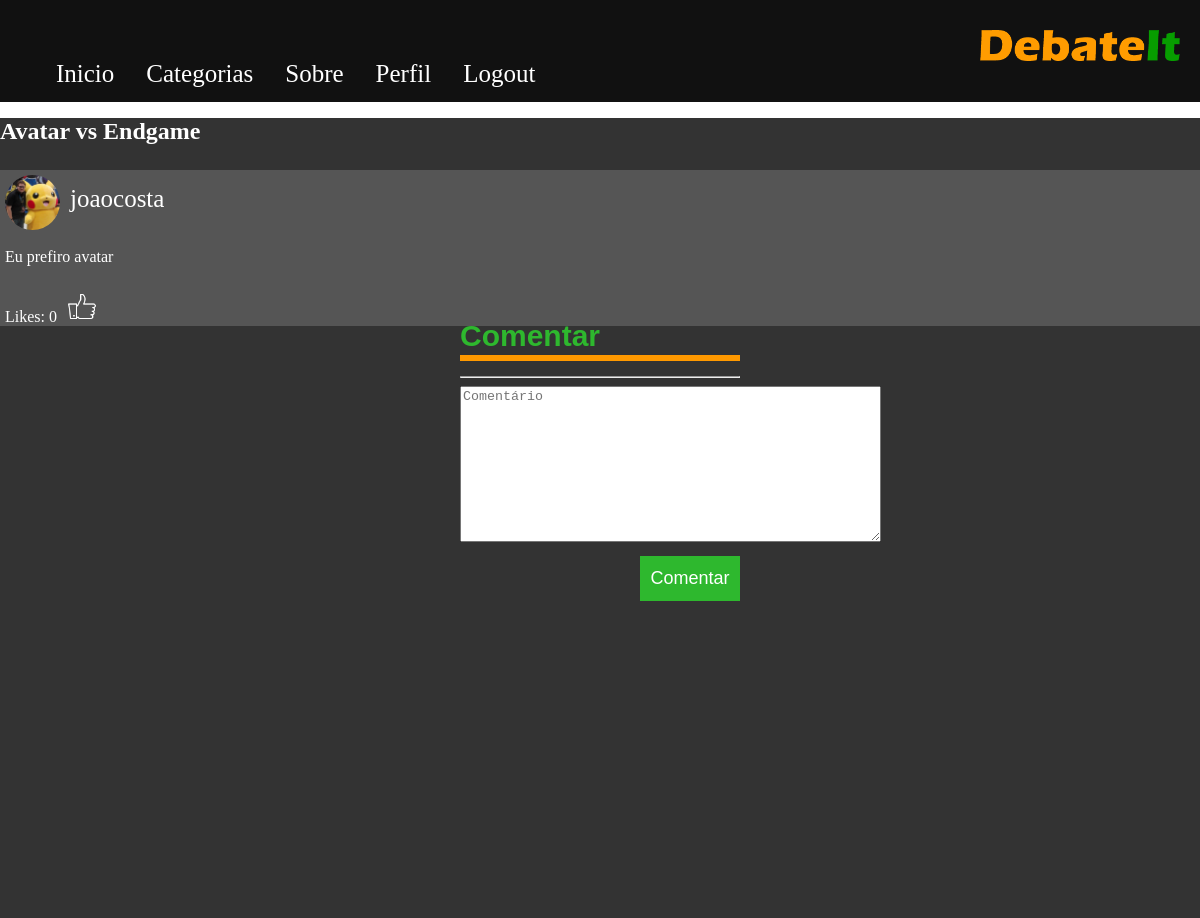
The page /discussion/2/ (signed in) on the database its author committed.
### forum/models.py (models this page shows, shortened)
class Discussion(models.Model):
    title = models.CharField(max_length=100)
    descr = models.TextField(default="")
    owner = models.ForeignKey(User, on_delete=models.CASCADE)
    category = models.ForeignKey(Category, on_delete=models.CASCADE)
    mode = models.ForeignKey(DebateMode, on_delete=models.CASCADE)

class Post(models.Model):
    owner = models.ForeignKey(User, on_delete=models.CASCADE)
    text = models.TextField()
    pub_date = models.DateTimeField("Data de publicação")
    discussion = models.ForeignKey(Discussion, on_delete=models.CASCADE)

class ForumUser(models.Model):
    user = models.OneToOneField(User, on_delete=models.CASCADE)
    pic = models.ImageField(null=True, blank=True)
    age = models.CharField(max_length=100)

### forum/views.py (the view)
# urls.py: url(r'^discussion/(?P<discussion_id>[0-9]+)/$', views.DiscussionDetails, name='forum_discussion'),
def DiscussionDetails(request, discussion_id):
    if request.method == 'POST':
        success = create_post(request.user, request.POST['comment'], discussion_id)
        if success:
            return HttpResponseRedirect(reverse('forum_discussion', args=discussion_id))
    logged_in = request.user.is_authenticated
    discussion = Discussion.objects.get(id=discussion_id)
    context = {
        'logged_in': logged_in,
        'discussion': discussion,
        'posts': Post.objects.filter(discussion=discussion)
    }
    return render(request, "forum/DiscussionDetails.html", context)

### forum/templates/forum/DiscussionDetails.html (shortened to what this page needs)
{% extends 'forum/Base.html' %}
{% load static %}
{% block content %}
    <h1>{{ discussion.title }}</h1>
    {% for post in posts %}
        <section class="post_container">
            <picture class="post_pic">
                <img src="{{ post.owner.forumuser.pic }}" alt="profile_pic" width="55">
            </picture>
            <p class="post_username">{{ post.owner.username }} </p>
            <p class="post_text"> {{ post.text }} </p>
            <p class="post_likes"> Likes: {{ post.like_set.count }} </p>
            <a class="like_button "><img src="{% static "forum/like_button.png" %}" width="30"></a>
        </section>
    {% endfor %}
    {% if logged_in %}
        <form name="input" action="{% url 'forum_discussion' discussion.id %}" method="POST">
            <section class="Login">
                <h1> Comentar </h1>
                <hr>
                <div>
                    <textarea type="text" name="comment" placeholder="Comentário" cols="50" rows="10"></textarea><br>
                </div>
                <input class="submitLogin" type="submit" value="Comentar">
            </section>
        </form>
    {% endif %}
{% endblock %}

### forum/static/forum/style.css (style rules this page uses)
body { color: white; margin: 0px; }
h1 { margin: 0px; }
.Login { width: 280px; position: absolute; top: 50%; left: 50%; transform: translate(-50%, -50%); color: #2eb82e; font-family: sans-serif; }
.Login h1 { float: top; font-size: 30px; border-bottom: 6px solid #ff9900; margin-bottom: 15px; padding: 2px 2px 2px 0px; }
.submitLogin { background-color: #2eb82e; border: none; color: white; height: 45px; width: 100px; text-align: center; text-decoration: none; font-size: 18px; cursor: pointer; float: right; margin-top: 10px; }
.post_container { background-color: #555; display: block; }
.post_pic { float: left; padding: 5px 10px 10px 5px; }
.post_pic img { border-radius: 50%; }
.post_username { padding-top: 15px; font-size: 25px; }
.post_text { padding: 10px 0px 10px 5px; }
.post_likes { float: left; padding-left: 5px; }
.like_button { cursor: pointer; padding: 0px 0px 10px 10px; }

### rows shown on the page
Discussion: title "Avatar vs Endgame"
Post: owner.forumuser.pic (picture), owner.username "joaocosta", text "Eu prefiro avatar", like_set.count "0"
